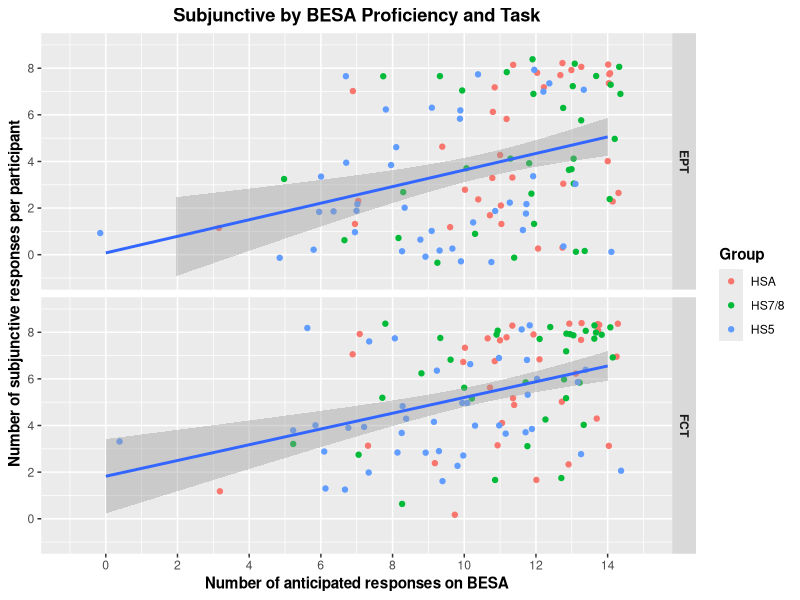
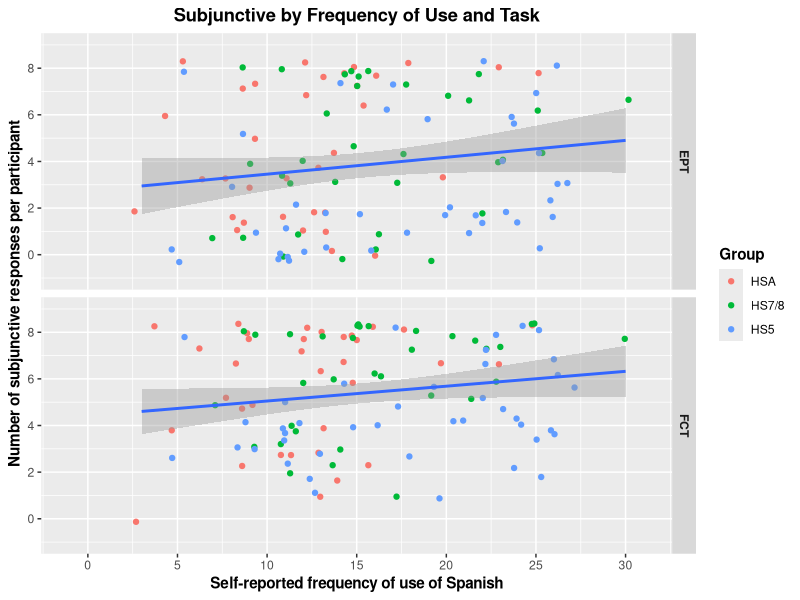

Write the R code that produced these figures, in order.
library(tidyverse)
library(here)


# Load data
## EPT
HSA_EPT <- read_csv(here("./CSV Files/Adult HS/Adult HS Subjunctive EPT.csv")) %>%
  filter(Property == "Intensional subjunctive") %>% 
  mutate(Group = "HSA")

DLI78_EPT <- read_csv(here("./CSV Files/DLI-78/DLI-78 Subjunctive EPT.csv")) %>%
  filter(Property == "Intensional subjunctive") %>% 
  mutate(Group = "HS7/8")

MLS78_EPT <- read_csv(here("./CSV Files/MLS-78/MLS-78 Subjunctive EPT.csv")) %>%
  filter(Property == "Intensional subjunctive") %>% 
  mutate(Group = "HS7/8")

DLI5_EPT <- read_csv(here("./CSV Files/DLI-5/DLI-5 Subjunctive EPT.csv"))  %>%
  filter(Property == "Intensional subjunctive") %>% 
  mutate(Group = "HS5")

MLS5_EPT <- read_csv(here("./CSV Files/MLS-5/MLS-5 Subjunctive EPT.csv")) %>%
  filter(Property == "Intensional subjunctive") %>% 
  mutate(Group = "HS5") 


## FCT
HSA_FCT <- read_csv(here("./CSV Files/Adult HS/Adult HS Subjunctive FCT.csv")) %>%
  filter(Property == "Intensional subjunctive") %>% 
  mutate(Group = "HSA")

DLI78_FCT <- read_csv(here("./CSV Files/DLI-78/DLI-78 Subjunctive FCT.csv")) %>%
  filter(Property == "Intensional subjunctive") %>% 
  mutate(Group = "HS7/8")

MLS78_FCT <- read_csv(here("./CSV Files/MLS-78/MLS-78 Subjunctive FCT.csv")) %>%
  filter(Property == "Intensional subjunctive") %>% 
  mutate(Group = "HS7/8")

DLI5_FCT <- read_csv(here("./CSV Files/DLI-5/DLI-5 Subjunctive FCT.csv"))  %>%
  filter(Property == "Intensional subjunctive") %>% 
  mutate(Group = "HS5")

MLS5_FCT <- read_csv(here("./CSV Files/MLS-5/MLS-5 Subjunctive FCT.csv")) %>%
  filter(Property == "Intensional subjunctive") %>% 
  mutate(Group = "HS5") 


## Rejoin dataframes
EPT <- rbind(HSA_EPT, DLI78_EPT, MLS78_EPT, DLI5_EPT, MLS5_EPT)
FCT <- rbind(HSA_FCT, DLI78_FCT, MLS78_FCT, DLI5_FCT, MLS5_FCT)

# Generate aggregate dataset
## Participant averages
EPT_Part_Avg <- aggregate(EPT$Mood_Use, list(EPT$Part_ID), FUN = sum, na.rm = TRUE)
EPT_Part_Avg <- EPT_Part_Avg %>% rename(Part_Avg = x)
EPT_Part_Avg <- left_join(EPT, EPT_Part_Avg, by = c("Part_ID" = "Group.1"))

FCT_Part_Avg <- aggregate(FCT$Mood_Use, list(FCT$Part_ID), FUN = sum, na.rm = TRUE)
FCT_Part_Avg <- FCT_Part_Avg %>% rename(Part_Avg = x)
FCT_Part_Avg <- left_join(FCT, FCT_Part_Avg, by = c("Part_ID" = "Group.1"))


## Select individual item for ease of viewing
EPT_Modified <- EPT_Part_Avg %>% 
  filter(Item == "EPT-02")

FCT_Modified <- FCT_Part_Avg %>% 
  filter(Item == "FCT-02")


## Rejoin dataframes
Aggregate <- rbind(EPT_Modified, FCT_Modified)
Aggregate$Group <- factor(Aggregate$Group, levels = c("HSA", "HS7/8", "HS5"))


# Generate graphs
## Proficiency
Aggregate %>% 
  ggplot(aes(x = BESA_Other, y = Part_Avg)) + 
  geom_jitter(mapping = aes(color = Group)) +
  geom_smooth(method = glm) +
  facet_grid(rows = vars(Task)) +
  scale_y_continuous(breaks = seq (0, 8, 2),
                     limits = c(-1, 9)) +
  scale_x_continuous(breaks = seq (0, 14, 2),
                     limits = c(-1, 15)) +
  labs(x = "Number of anticipated responses on BESA", y = "Number of subjunctive responses per participant", 
       title = "Subjunctive by BESA Proficiency and Task") +
  theme(axis.title = element_text(face = "bold"),
        plot.title = element_text(hjust = 0.5, face = "bold"),
        legend.title = element_text(face = "bold"),
        strip.text = element_text(face = "bold"))


## Frequency of use
Aggregate %>% 
  ggplot(aes(x = Use_Joint, y = Part_Avg)) + 
  geom_jitter(mapping = aes(color = Group)) +
  geom_smooth(method = glm) +
  facet_grid(rows = vars(Task)) +
  scale_y_continuous(breaks = seq (0, 8, 2),
                     limits = c(-1, 9)) +
  scale_x_continuous(breaks = seq (0, 30, 5),
                     limits = c(-1, 31)) +
  labs(x = "Self-reported frequency of use of Spanish", y = "Number of subjunctive responses per participant", 
       title = "Subjunctive by Frequency of Use and Task") +
  theme(axis.title = element_text(face = "bold"),
        plot.title = element_text(hjust = 0.5, face = "bold"),
        legend.title = element_text(face = "bold"),
        strip.text = element_text(face = "bold"))
